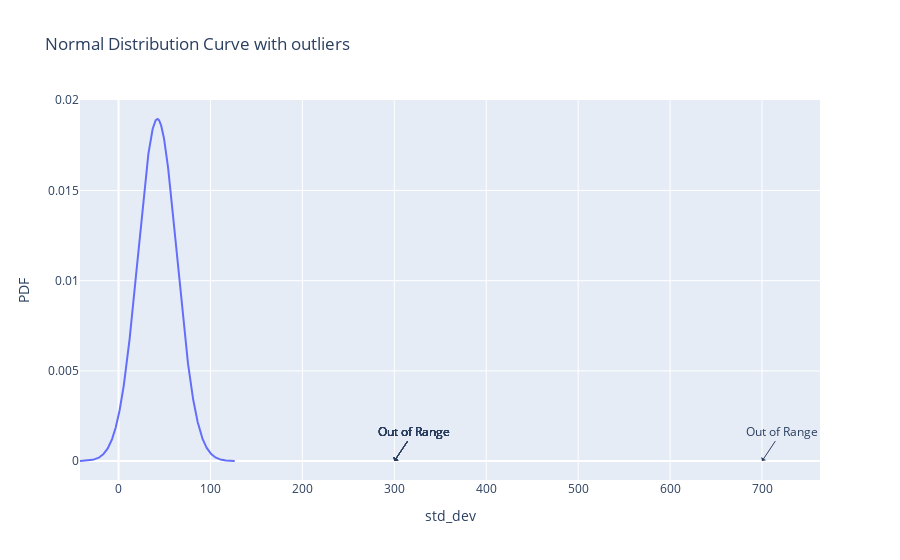

The code cell stored with this chart in its notebook:
### Markdown cell above
### 5. NORMAL DISTRIBUTION

### Code cell
# calculate z_score:  is a standard deviation of individual age (x)
z_score=(np.array(data)-mean)/std_dev

# plot normal curve with outliers marked on x-axis

x=np.linspace(mean-4*std_dev,mean+4*std_dev,1000)
y=norm.pdf(x,mean,std_dev)

#identify outliers
outliers=[age for age in data if age <mean -3*std_dev or age > mean+3*std_dev]

outlier_labels={
mean-3*std_dev: "-3Q",
mean-2*std_dev: "-2Q",
mean-std_dev: "-Q",

mean+std_dev: "+Q",
mean+2*std_dev: "+2Q",
mean+3*std_dev: "+3Q"

}

fig=go.Figure()
fig.add_trace(go.Scatter(x=x,y=y, mode='lines',name='Normal Distribution'))
for outlier in outliers:
    if outlier <mean-3*std_dev :
        x_position=mean-3*std_dev
    elif outlier > mean+3*std_dev:
        x_position=mean+3*std_dev
    else:
        continue
    fig.add_annotation(x=outlier,y=0,text="Out of Range",  showarrow=True,  arrowhead=1, ax=20)

#adding outlier label to x axis
for x_val, label in outlier_labels.items():
     fig.add_annotation(x=outlier,y=0,text="Out of Range",  showarrow=True,  arrowhead=1, ax=20)
fig.update_layout(title="Normal Distribution Curve with outliers",xaxis_title="std_dev",yaxis_title="PDF")
fig.show()

### Figure 1 — Plotly figure (JSON) as saved in the notebook; plotly's stock layout.template omitted (floating-point values rounded to 4 significant figures; data arrays with more than 128 entries replaced by an {"elided": "..."} marker saying what was removed)
{"data": [{"mode": "lines", "name": "Normal Distribution", "type": "scatter", "x": {"elided": "1000 float values"}, "y": {"elided": "1000 float values"}}], "layout": {"annotations": [{"arrowhead": 1, "ax": 20, "ay": -30, "showarrow": true, "text": "Out of Range", "x": 700, "y": 0}, {"arrowhead": 1, "ax": 20, "ay": -30, "showarrow": true, "text": "Out of Range", "x": 300, "y": 0}, {"arrowhead": 1, "ax": 20, "ay": -30, "showarrow": true, "text": "Out of Range", "x": 300, "y": 0}, {"arrowhead": 1, "ax": 20, "ay": -30, "showarrow": true, "text": "Out of Range", "x": 300, "y": 0}, {"arrowhead": 1, "ax": 20, "ay": -30, "showarrow": true, "text": "Out of Range", "x": 300, "y": 0}, {"arrowhead": 1, "ax": 20, "ay": -30, "showarrow": true, "text": "Out of Range", "x": 300, "y": 0}, {"arrowhead": 1, "ax": 20, "ay": -30, "showarrow": true, "text": "Out of Range", "x": 300, "y": 0}, {"arrowhead": 1, "ax": 20, "ay": -30, "showarrow": true, "text": "Out of Range", "x": 300, "y": 0}], "autosize": true, "title": {"text": "Normal Distribution Curve with outliers"}, "xaxis": {"autorange": true, "range": [-41.92, 761.0], "title": {"text": "std_dev"}, "type": "linear"}, "yaxis": {"autorange": true, "range": [-0.001047, 0.02001], "title": {"text": "PDF"}, "type": "linear"}}}
